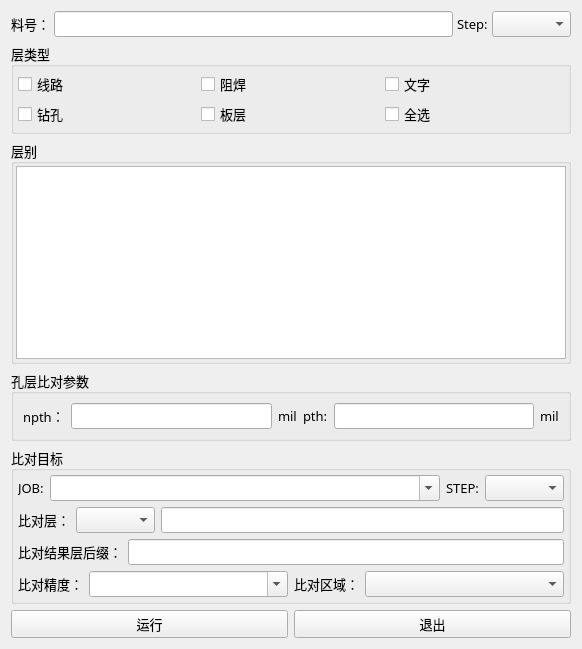
<?xml version="1.0" encoding="UTF-8"?>
<ui version="4.0">
 <class>Form</class>
 <widget class="QWidget" name="Form">
  <property name="geometry">
   <rect>
    <x>0</x>
    <y>0</y>
    <width>582</width>
    <height>649</height>
   </rect>
  </property>
  <property name="font">
   <font>
    <family>微软雅黑</family>
    <pointsize>10</pointsize>
   </font>
  </property>
  <property name="windowTitle">
   <string>原稿比对</string>
  </property>
  <layout class="QVBoxLayout" name="verticalLayout_3">
   <item>
    <layout class="QGridLayout" name="gridLayout_2">
     <property name="horizontalSpacing">
      <number>4</number>
     </property>
     <item row="0" column="4">
      <widget class="QComboBox" name="comboBox_steps">
       <property name="font">
        <font>
         <family>微软雅黑</family>
         <pointsize>10</pointsize>
        </font>
       </property>
      </widget>
     </item>
     <item row="0" column="1">
      <widget class="QLineEdit" name="lineEdit_jobname">
       <property name="font">
        <font>
         <family>微软雅黑</family>
         <pointsize>10</pointsize>
        </font>
       </property>
       <property name="readOnly">
        <bool>true</bool>
       </property>
      </widget>
     </item>
     <item row="0" column="2" colspan="2">
      <widget class="QLabel" name="label_4">
       <property name="font">
        <font>
         <family>微软雅黑</family>
         <pointsize>10</pointsize>
        </font>
       </property>
       <property name="text">
        <string>Step:</string>
       </property>
       <property name="alignment">
        <set>Qt::AlignLeading|Qt::AlignLeft|Qt::AlignVCenter</set>
       </property>
      </widget>
     </item>
     <item row="0" column="0">
      <widget class="QLabel" name="label_2">
       <property name="font">
        <font>
         <family>微软雅黑</family>
         <pointsize>10</pointsize>
        </font>
       </property>
       <property name="text">
        <string>料号：</string>
       </property>
      </widget>
     </item>
    </layout>
   </item>
   <item>
    <widget class="QGroupBox" name="groupBox_2">
     <property name="font">
      <font>
       <family>微软雅黑</family>
       <pointsize>10</pointsize>
      </font>
     </property>
     <property name="title">
      <string>层类型</string>
     </property>
     <layout class="QGridLayout" name="gridLayout">
      <property name="leftMargin">
       <number>4</number>
      </property>
      <property name="topMargin">
       <number>4</number>
      </property>
      <property name="rightMargin">
       <number>4</number>
      </property>
      <property name="bottomMargin">
       <number>4</number>
      </property>
      <property name="spacing">
       <number>4</number>
      </property>
      <item row="0" column="0">
       <widget class="QCheckBox" name="checkBox_signal">
        <property name="font">
         <font>
          <family>微软雅黑</family>
          <pointsize>10</pointsize>
         </font>
        </property>
        <property name="cursor">
         <cursorShape>PointingHandCursor</cursorShape>
        </property>
        <property name="text">
         <string>线路</string>
        </property>
       </widget>
      </item>
      <item row="0" column="1">
       <widget class="QCheckBox" name="checkBox_soldmask">
        <property name="font">
         <font>
          <family>微软雅黑</family>
          <pointsize>10</pointsize>
         </font>
        </property>
        <property name="cursor">
         <cursorShape>PointingHandCursor</cursorShape>
        </property>
        <property name="text">
         <string>阻焊</string>
        </property>
       </widget>
      </item>
      <item row="0" column="2">
       <widget class="QCheckBox" name="checkBox_silkscreen">
        <property name="font">
         <font>
          <family>微软雅黑</family>
          <pointsize>10</pointsize>
         </font>
        </property>
        <property name="cursor">
         <cursorShape>PointingHandCursor</cursorShape>
        </property>
        <property name="text">
         <string>文字</string>
        </property>
       </widget>
      </item>
      <item row="1" column="0">
       <widget class="QCheckBox" name="checkBox_drill">
        <property name="font">
         <font>
          <family>微软雅黑</family>
          <pointsize>10</pointsize>
         </font>
        </property>
        <property name="cursor">
         <cursorShape>PointingHandCursor</cursorShape>
        </property>
        <property name="text">
         <string>钻孔</string>
        </property>
       </widget>
      </item>
      <item row="1" column="2">
       <widget class="QCheckBox" name="checkBox_select_all">
        <property name="font">
         <font>
          <family>微软雅黑</family>
          <pointsize>10</pointsize>
         </font>
        </property>
        <property name="cursor">
         <cursorShape>PointingHandCursor</cursorShape>
        </property>
        <property name="text">
         <string>全选</string>
        </property>
       </widget>
      </item>
      <item row="1" column="1">
       <widget class="QCheckBox" name="checkBox_board">
        <property name="font">
         <font>
          <family>微软雅黑</family>
          <pointsize>10</pointsize>
         </font>
        </property>
        <property name="cursor">
         <cursorShape>PointingHandCursor</cursorShape>
        </property>
        <property name="text">
         <string>板层</string>
        </property>
       </widget>
      </item>
     </layout>
    </widget>
   </item>
   <item>
    <widget class="QGroupBox" name="groupBox_3">
     <property name="font">
      <font>
       <family>微软雅黑</family>
       <pointsize>10</pointsize>
      </font>
     </property>
     <property name="title">
      <string>层别</string>
     </property>
     <layout class="QVBoxLayout" name="verticalLayout">
      <property name="spacing">
       <number>0</number>
      </property>
      <property name="leftMargin">
       <number>2</number>
      </property>
      <property name="topMargin">
       <number>2</number>
      </property>
      <property name="rightMargin">
       <number>2</number>
      </property>
      <property name="bottomMargin">
       <number>2</number>
      </property>
      <item>
       <widget class="QTableWidget" name="tableWidget">
        <property name="font">
         <font>
          <family>微软雅黑</family>
          <pointsize>10</pointsize>
         </font>
        </property>
       </widget>
      </item>
     </layout>
    </widget>
   </item>
   <item>
    <widget class="QGroupBox" name="groupBox_4">
     <property name="font">
      <font>
       <family>微软雅黑</family>
       <pointsize>10</pointsize>
      </font>
     </property>
     <property name="title">
      <string>孔层比对参数</string>
     </property>
     <layout class="QHBoxLayout" name="horizontalLayout_10">
      <item>
       <widget class="QLabel" name="label_9">
        <property name="font">
         <font>
          <family>微软雅黑</family>
          <pointsize>10</pointsize>
         </font>
        </property>
        <property name="text">
         <string>npth：</string>
        </property>
       </widget>
      </item>
      <item>
       <layout class="QHBoxLayout" name="horizontalLayout_8">
        <item>
         <widget class="QLineEdit" name="lineEdit_npth_comp">
          <property name="font">
           <font>
            <family>微软雅黑</family>
            <pointsize>10</pointsize>
           </font>
          </property>
         </widget>
        </item>
        <item>
         <widget class="QLabel" name="label_11">
          <property name="text">
           <string>mil</string>
          </property>
         </widget>
        </item>
       </layout>
      </item>
      <item>
       <widget class="QLabel" name="label_10">
        <property name="font">
         <font>
          <family>微软雅黑</family>
          <pointsize>10</pointsize>
         </font>
        </property>
        <property name="text">
         <string>pth:</string>
        </property>
       </widget>
      </item>
      <item>
       <layout class="QHBoxLayout" name="horizontalLayout_9">
        <item>
         <widget class="QLineEdit" name="lineEdit_pth_comp">
          <property name="font">
           <font>
            <family>微软雅黑</family>
            <pointsize>10</pointsize>
           </font>
          </property>
         </widget>
        </item>
        <item>
         <widget class="QLabel" name="label_12">
          <property name="text">
           <string>mil</string>
          </property>
         </widget>
        </item>
       </layout>
      </item>
     </layout>
    </widget>
   </item>
   <item>
    <widget class="QGroupBox" name="groupBox">
     <property name="font">
      <font>
       <family>微软雅黑</family>
       <pointsize>10</pointsize>
      </font>
     </property>
     <property name="title">
      <string>比对目标</string>
     </property>
     <layout class="QVBoxLayout" name="verticalLayout_2">
      <property name="leftMargin">
       <number>4</number>
      </property>
      <property name="topMargin">
       <number>4</number>
      </property>
      <property name="rightMargin">
       <number>4</number>
      </property>
      <property name="bottomMargin">
       <number>4</number>
      </property>
      <item>
       <layout class="QHBoxLayout" name="horizontalLayout_2" stretch="0,1,0,0">
        <item>
         <widget class="QLabel" name="label">
          <property name="text">
           <string>JOB:</string>
          </property>
         </widget>
        </item>
        <item>
         <widget class="QComboBox" name="comboBox_target_job">
          <property name="editable">
           <bool>true</bool>
          </property>
         </widget>
        </item>
        <item>
         <widget class="QLabel" name="label_5">
          <property name="text">
           <string>STEP:</string>
          </property>
         </widget>
        </item>
        <item>
         <widget class="QComboBox" name="comboBox_target_steps">
          <property name="editable">
           <bool>false</bool>
          </property>
         </widget>
        </item>
       </layout>
      </item>
      <item>
       <layout class="QHBoxLayout" name="horizontalLayout_3">
        <item>
         <widget class="QLabel" name="label_6">
          <property name="text">
           <string>比对层：</string>
          </property>
         </widget>
        </item>
        <item>
         <widget class="QComboBox" name="comboBox_layer_extra"/>
        </item>
        <item>
         <widget class="QLineEdit" name="lineEdit"/>
        </item>
       </layout>
      </item>
      <item>
       <layout class="QHBoxLayout" name="horizontalLayout">
        <item>
         <widget class="QLabel" name="label_7">
          <property name="text">
           <string>比对结果层后缀：</string>
          </property>
         </widget>
        </item>
        <item>
         <widget class="QLineEdit" name="lineEdit_layer_extra"/>
        </item>
       </layout>
      </item>
      <item>
       <layout class="QHBoxLayout" name="horizontalLayout_7">
        <item>
         <layout class="QHBoxLayout" name="horizontalLayout_4" stretch="0,1">
          <item>
           <widget class="QLabel" name="label_3">
            <property name="text">
             <string>比对精度：</string>
            </property>
           </widget>
          </item>
          <item>
           <widget class="QComboBox" name="comboBox_tolerance">
            <property name="editable">
             <bool>true</bool>
            </property>
           </widget>
          </item>
         </layout>
        </item>
        <item>
         <layout class="QHBoxLayout" name="horizontalLayout_5" stretch="0,1">
          <item>
           <widget class="QLabel" name="label_8">
            <property name="text">
             <string>比对区域：</string>
            </property>
           </widget>
          </item>
          <item>
           <widget class="QComboBox" name="comboBox_area"/>
          </item>
         </layout>
        </item>
       </layout>
      </item>
     </layout>
    </widget>
   </item>
   <item>
    <layout class="QHBoxLayout" name="horizontalLayout_6" stretch="1,1">
     <item>
      <widget class="QPushButton" name="pushButton_run">
       <property name="minimumSize">
        <size>
         <width>0</width>
         <height>26</height>
        </size>
       </property>
       <property name="font">
        <font>
         <family>微软雅黑</family>
         <pointsize>10</pointsize>
        </font>
       </property>
       <property name="cursor">
        <cursorShape>PointingHandCursor</cursorShape>
       </property>
       <property name="text">
        <string>运行</string>
       </property>
      </widget>
     </item>
     <item>
      <widget class="QPushButton" name="pushButton_exit">
       <property name="minimumSize">
        <size>
         <width>0</width>
         <height>26</height>
        </size>
       </property>
       <property name="font">
        <font>
         <family>微软雅黑</family>
         <pointsize>10</pointsize>
        </font>
       </property>
       <property name="cursor">
        <cursorShape>PointingHandCursor</cursorShape>
       </property>
       <property name="text">
        <string>退出</string>
       </property>
      </widget>
     </item>
    </layout>
   </item>
  </layout>
 </widget>
 <resources/>
 <connections/>
</ui>
